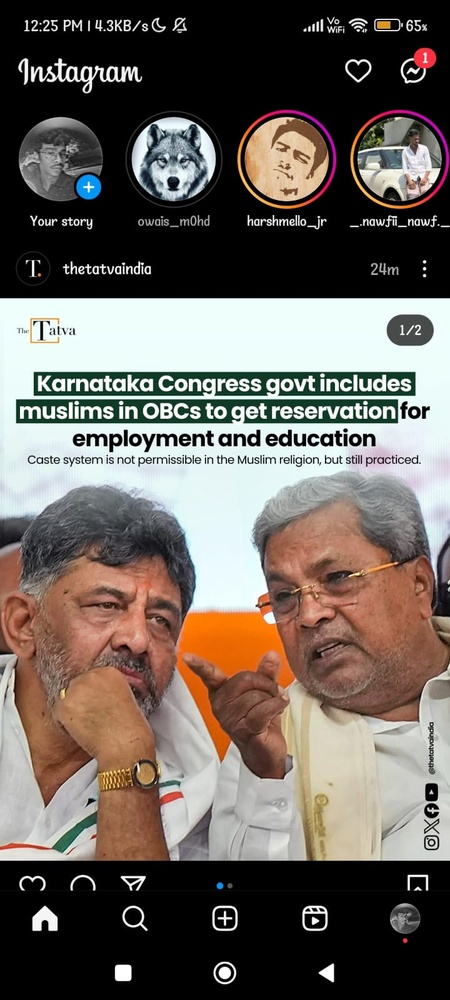
#> input picture input/marked_input.jpg, 450 x 1000 px, shrunk from 720 x 1600 before the run; its folder holds only this picture in this run
$ python image_detection.py
#> lines starting #> are read from the running program, lines starting #| are printed output that depends on the picture
#> (reads settings.json from the repository)
import cv2
from PIL import Image
import os
import glob
import numpy as np
import json

def detect_and_mark_faces(input_path, output_dir):
    # Load the image using PIL to handle various image formats
#> called with input_path = 'scripts/../input/marked_input.jpg', output_dir = 'scripts/../output/'
    image_pil = Image.open(input_path)
#> image_pil is the input picture: PIL image 450x1000 RGB; mean R, G, B 108.5, 100.9, 94.2
    image = cv2.cvtColor(np.array(image_pil), cv2.COLOR_RGB2BGR)  # Use np for nump

    # Convert the image to grayscale
    gray = cv2.cvtColor(image, cv2.COLOR_BGR2GRAY)
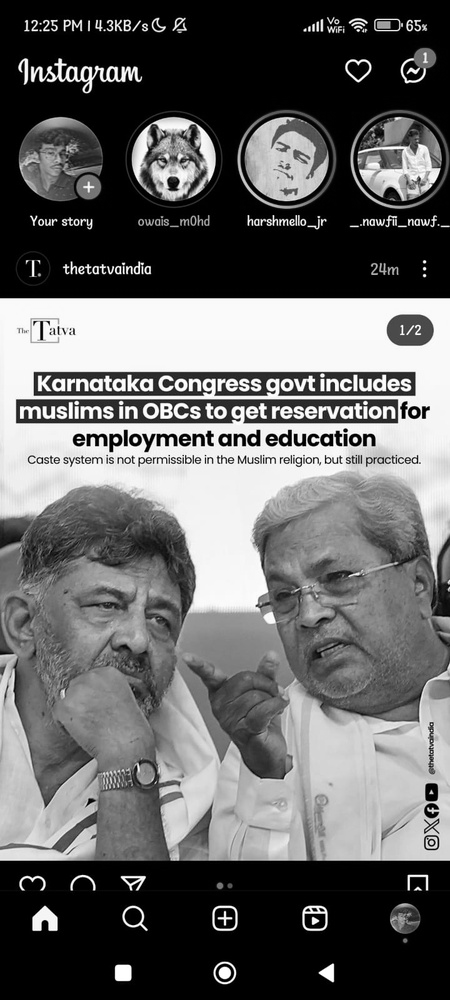
#> gray: shape (1000, 450); min 0, max 255, mean 102.4

    # Load the pre-trained face detector
    face_cascade = cv2.CascadeClassifier(cv2.data.haarcascades + 'haarcascade_frontalface_default.xml')

    # Detect faces in the image
    faces = face_cascade.detectMultiScale(gray, scaleFactor=1.1, minNeighbors=5, minSize=(30, 30))
#> faces = [[142, 113, 61, 61], [11, 129, 60, 60], [235, 530, 157, 157], [54, 554, 155, 155]]

    # Draw rectangles around the faces
    for (x, y, w, h) in faces:
        cv2.rectangle(image, (x, y), (x+w, y+h), (0, 255, 0), 2)
#> this loop made 4 passes
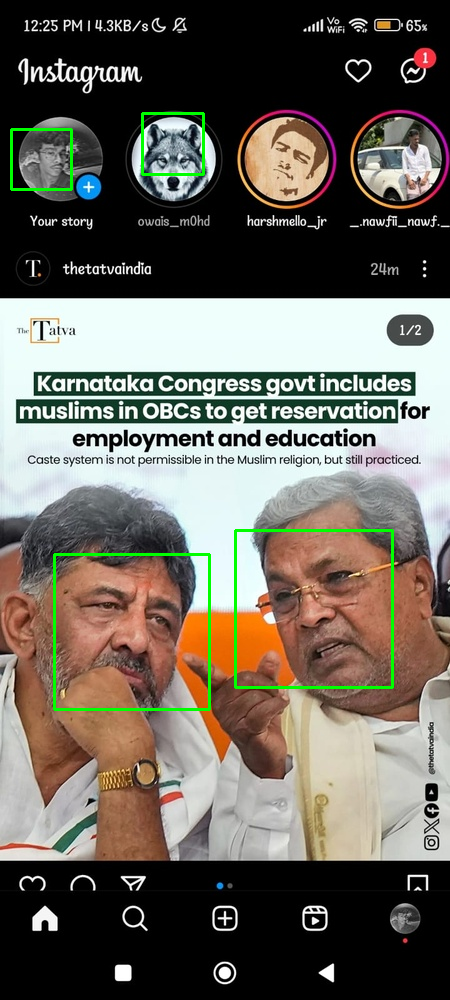
#> image: shape (1000, 450, 3); mean B, G, R 93.1, 102.5, 106.9

    # Create an output directory if it doesn't exist
    os.makedirs(output_dir, exist_ok=True)

    # Save the marked image using PIL to handle various image formats
    output_path = os.path.join(output_dir, f"marked_{os.path.basename(input_path)}")
    marked_image_pil = Image.fromarray(cv2.cvtColor(image, cv2.COLOR_BGR2RGB))
    marked_image_pil.save(output_path)

    print(f"Detected {len(faces)} face(s). Marked image saved to {output_path}")
#| Detected 4 face(s). Marked image saved to scripts/../output/marked_marked_input.jpg

if __name__ == "__main__":

    script_directory = os.path.dirname(os.path.abspath(__file__))

    with open("settings.json", "r") as file:
        settings = json.load(file)

    input_directory = os.path.join(script_directory, settings["directories"]["input"])
    output_directory = os.path.join(script_directory, settings["directories"]["output"])

    # Get a list of all image files in the input directory
    image_files = glob.glob(os.path.join(input_directory, "*"))

    for image_file in image_files:
        detect_and_mark_faces(image_file, output_directory)
